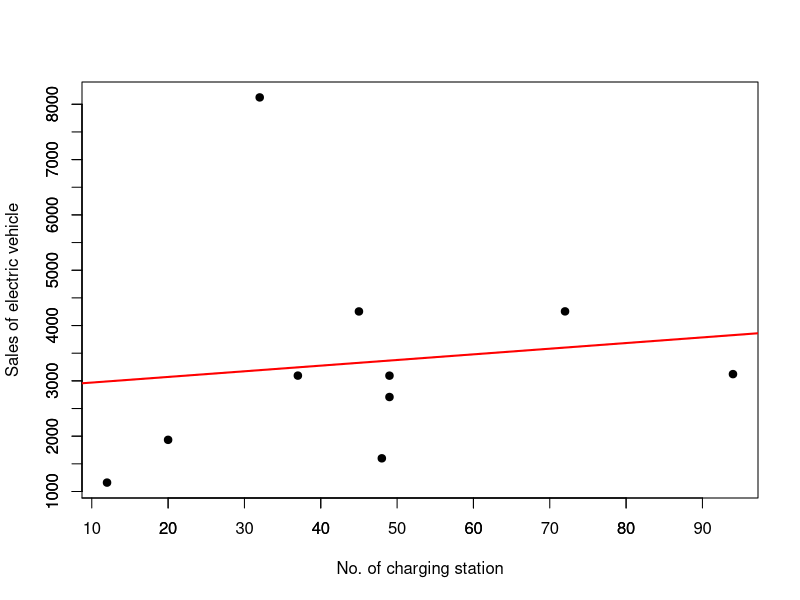

The R source for this figure:
library(readxl)
sales <- read_excel("Datasets/SalesVsChargingStations.xlsx")
#View(sales)

y=sales$`SLAES_OF_EV_IN_OCTOBER2021(Units)`
x=sales$`NO._OF_ CHARGING_STATIONS(Units)`

bins=seq(1000,8000,500)
bins2=seq(0,90,10)

plot(x,y,
     xlab="No. of charging station",
     ylab="Sales of electric vehicle",
     pch=19)
axis(1,at=bins2,labels = bins2)
axis(2,at=bins,labels = bins)

#.......linear_regression............#

mod=lm(y~x)
mod
abline(mod,col="red", lwd=2)
summary(mod)
#.......correlation............#

cor(y,x)

